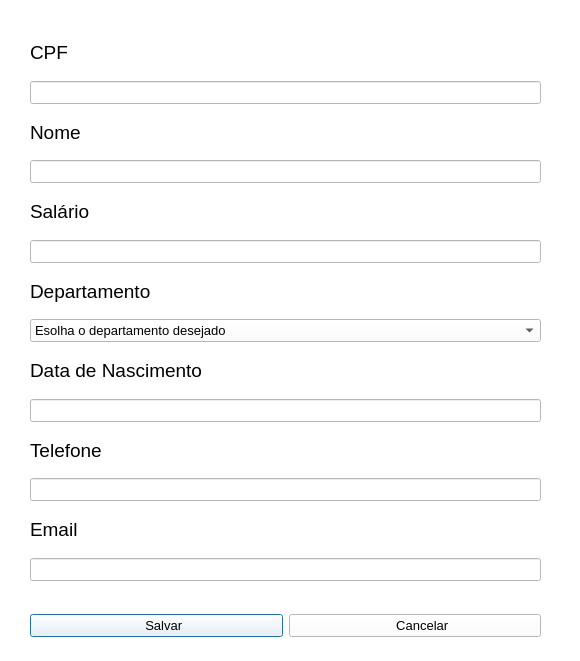
<?xml version="1.0" encoding="UTF-8"?>
<ui version="4.0">
 <class>CadastroFuncionarios</class>
 <widget class="QDialog" name="CadastroFuncionarios">
  <property name="geometry">
   <rect>
    <x>0</x>
    <y>0</y>
    <width>580</width>
    <height>661</height>
   </rect>
  </property>
  <property name="windowTitle">
   <string>Cadastro Funcionário</string>
  </property>
  <property name="styleSheet">
   <string notr="true">QWidget{
	background-color:rgb(255,255,255);
}</string>
  </property>
  <widget class="QWidget" name="layoutWidget">
   <property name="geometry">
    <rect>
     <x>30</x>
     <y>30</y>
     <width>511</width>
     <height>551</height>
    </rect>
   </property>
   <layout class="QVBoxLayout" name="verticalLayout">
    <item>
     <widget class="QLabel" name="label">
      <property name="font">
       <font>
        <pointsize>14</pointsize>
       </font>
      </property>
      <property name="text">
       <string>CPF</string>
      </property>
     </widget>
    </item>
    <item>
     <widget class="QLineEdit" name="txtCadastroFuncionario_CPF">
      <property name="font">
       <font>
        <pointsize>10</pointsize>
       </font>
      </property>
     </widget>
    </item>
    <item>
     <widget class="QLabel" name="label_2">
      <property name="font">
       <font>
        <pointsize>14</pointsize>
       </font>
      </property>
      <property name="text">
       <string>Nome</string>
      </property>
     </widget>
    </item>
    <item>
     <widget class="QLineEdit" name="txtCadastroFuncionario_Nome">
      <property name="font">
       <font>
        <pointsize>10</pointsize>
       </font>
      </property>
     </widget>
    </item>
    <item>
     <widget class="QLabel" name="label_3">
      <property name="font">
       <font>
        <pointsize>14</pointsize>
       </font>
      </property>
      <property name="text">
       <string>Salário</string>
      </property>
     </widget>
    </item>
    <item>
     <widget class="QLineEdit" name="txtCadastroFuncionario_Salario">
      <property name="font">
       <font>
        <pointsize>10</pointsize>
       </font>
      </property>
     </widget>
    </item>
    <item>
     <widget class="QLabel" name="label_4">
      <property name="font">
       <font>
        <pointsize>14</pointsize>
       </font>
      </property>
      <property name="text">
       <string>Departamento</string>
      </property>
     </widget>
    </item>
    <item>
     <widget class="QComboBox" name="cmbCadastroFuncionario_Departamento">
      <property name="font">
       <font>
        <pointsize>10</pointsize>
       </font>
      </property>
      <item>
       <property name="text">
        <string>Esolha o departamento desejado</string>
       </property>
      </item>
      <item>
       <property name="text">
        <string>Administrativo</string>
       </property>
      </item>
      <item>
       <property name="text">
        <string>Comercial</string>
       </property>
      </item>
      <item>
       <property name="text">
        <string>Financeiro</string>
       </property>
      </item>
      <item>
       <property name="text">
        <string>Jurídico</string>
       </property>
      </item>
      <item>
       <property name="text">
        <string>Marketing</string>
       </property>
      </item>
      <item>
       <property name="text">
        <string>Operacional</string>
       </property>
      </item>
      <item>
       <property name="text">
        <string>Recursos Humanos</string>
       </property>
      </item>
     </widget>
    </item>
    <item>
     <widget class="QLabel" name="label_5">
      <property name="font">
       <font>
        <pointsize>14</pointsize>
       </font>
      </property>
      <property name="text">
       <string>Data de Nascimento</string>
      </property>
     </widget>
    </item>
    <item>
     <widget class="QLineEdit" name="txtCadastroFuncionario_DataDeNascimento">
      <property name="font">
       <font>
        <pointsize>10</pointsize>
       </font>
      </property>
     </widget>
    </item>
    <item>
     <widget class="QLabel" name="label_6">
      <property name="font">
       <font>
        <pointsize>14</pointsize>
       </font>
      </property>
      <property name="text">
       <string>Telefone</string>
      </property>
     </widget>
    </item>
    <item>
     <widget class="QLineEdit" name="txtCadastroFuncionario_Telefone">
      <property name="font">
       <font>
        <pointsize>10</pointsize>
       </font>
      </property>
     </widget>
    </item>
    <item>
     <widget class="QLabel" name="label_7">
      <property name="font">
       <font>
        <pointsize>14</pointsize>
       </font>
      </property>
      <property name="text">
       <string>Email</string>
      </property>
     </widget>
    </item>
    <item>
     <widget class="QLineEdit" name="txtCadastroFuncionario_Email">
      <property name="font">
       <font>
        <pointsize>10</pointsize>
       </font>
      </property>
     </widget>
    </item>
   </layout>
  </widget>
  <widget class="QWidget" name="layoutWidget">
   <property name="geometry">
    <rect>
     <x>30</x>
     <y>610</y>
     <width>511</width>
     <height>32</height>
    </rect>
   </property>
   <layout class="QHBoxLayout" name="horizontalLayout">
    <item>
     <widget class="QPushButton" name="btnSalvarFuncionario">
      <property name="font">
       <font>
        <pointsize>10</pointsize>
       </font>
      </property>
      <property name="text">
       <string>    Salvar</string>
      </property>
      <property name="icon">
       <iconset resource="recursosimagens.qrc">
        <normaloff>:/Imagens/Imagens/salvar.png</normaloff>:/Imagens/Imagens/salvar.png</iconset>
      </property>
     </widget>
    </item>
    <item>
     <widget class="QPushButton" name="btnCancelarFuncionario">
      <property name="font">
       <font>
        <pointsize>10</pointsize>
       </font>
      </property>
      <property name="text">
       <string>    Cancelar</string>
      </property>
      <property name="icon">
       <iconset resource="recursosimagens.qrc">
        <normaloff>:/Imagens/Imagens/cancelar.png</normaloff>:/Imagens/Imagens/cancelar.png</iconset>
      </property>
     </widget>
    </item>
   </layout>
  </widget>
 </widget>
 <resources>
  <include location="recursosimagens.qrc"/>
 </resources>
 <connections/>
</ui>
